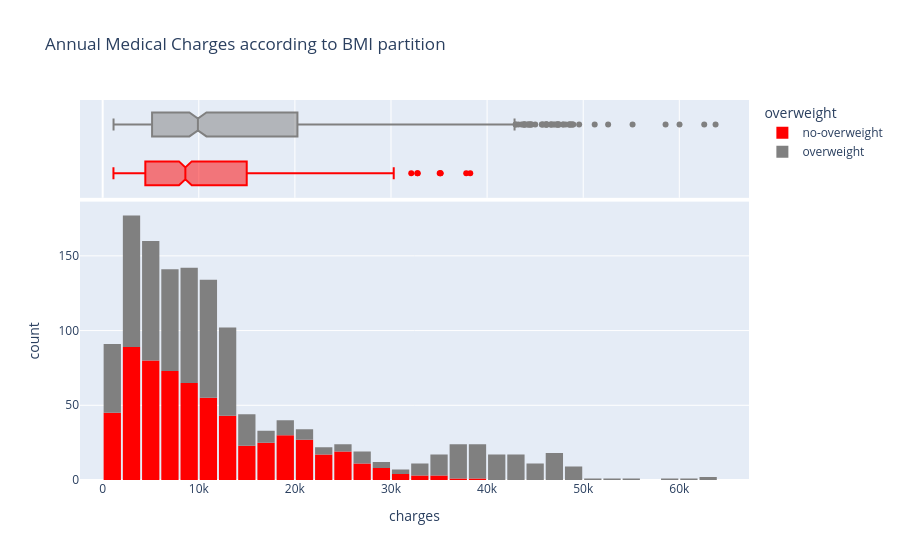

Notebook cell for this chart:
### Markdown cell above
**Cargos médicos según BMI**

### Code cell
# Distribución del indice de masa corporal para las personas consideradas sanas y no sanas según esta criterio
df_bmi = df.copy()
df_bmi['overweight'] = df_bmi.apply(
    lambda row: 'overweight' if row['bmi'] > 29.9 else 'no-overweight', axis=1
)

# Plot de conteo de pacientes
sns.countplot(data=df_bmi, x='overweight')
plt.title('Overweight count')
plt.grid()

# Creamos el histograma de los grupos de interés junto con un boxplot marginal de cada grupo
fig = px.histogram(df_bmi, 
                   x='charges', 
                   marginal='box', 
                   color='overweight', 
                   color_discrete_sequence=['red', 'grey'], 
                   title='Annual Medical Charges according to BMI partition')

fig.update_layout(bargap=0.1)
fig.show()

# Plot de distribucion de grupos separados
g = sns.FacetGrid(df_bmi, col='overweight', sharey=False)
g.map_dataframe(sns.histplot, x="charges", kde=True)

### Figure 1 — Plotly figure (JSON) as saved in the notebook; plotly's stock layout.template omitted (floating-point values rounded to 4 significant figures; data arrays with more than 128 entries replaced by an {"elided": "..."} marker saying what was removed)
{"data": [{"alignmentgroup": "True", "bingroup": "x", "hovertemplate": "overweight=no-overweight<br>charges=%{x}<br>count=%{y}<extra></extra>", "legendgroup": "no-overweight", "marker": {"color": "red", "pattern": {"shape": ""}}, "name": "no-overweight", "offsetgroup": "no-overweight", "orientation": "v", "showlegend": true, "type": "histogram", "x": {"elided": "622 float values"}, "xaxis": "x", "yaxis": "y"}, {"alignmentgroup": "True", "hovertemplate": "overweight=no-overweight<br>charges=%{x}<extra></extra>", "legendgroup": "no-overweight", "marker": {"color": "red"}, "name": "no-overweight", "notched": true, "offsetgroup": "no-overweight", "showlegend": false, "type": "box", "x": {"elided": "622 float values"}, "xaxis": "x2", "yaxis": "y2"}, {"alignmentgroup": "True", "bingroup": "x", "hovertemplate": "overweight=overweight<br>charges=%{x}<br>count=%{y}<extra></extra>", "legendgroup": "overweight", "marker": {"color": "grey", "pattern": {"shape": ""}}, "name": "overweight", "offsetgroup": "overweight", "orientation": "v", "showlegend": true, "type": "histogram", "x": {"elided": "715 float values"}, "xaxis": "x", "yaxis": "y"}, {"alignmentgroup": "True", "hovertemplate": "overweight=overweight<br>charges=%{x}<extra></extra>", "legendgroup": "overweight", "marker": {"color": "grey"}, "name": "overweight", "notched": true, "offsetgroup": "overweight", "showlegend": false, "type": "box", "x": {"elided": "715 float values"}, "xaxis": "x2", "yaxis": "y2"}], "layout": {"bargap": 0.1, "barmode": "relative", "legend": {"title": {"text": "overweight"}, "tracegroupgap": 0}, "title": {"text": "Annual Medical Charges according to BMI partition"}, "xaxis": {"anchor": "y", "domain": [0, 1], "title": {"text": "charges"}}, "xaxis2": {"anchor": "y2", "domain": [0, 1], "matches": "x", "showgrid": true, "showticklabels": false}, "yaxis": {"anchor": "x", "domain": [0, 0.7326], "title": {"text": "count"}}, "yaxis2": {"anchor": "x2", "domain": [0.7426, 1], "matches": "y2", "showgrid": false, "showline": false, "showticklabels": false, "ticks": ""}}}
